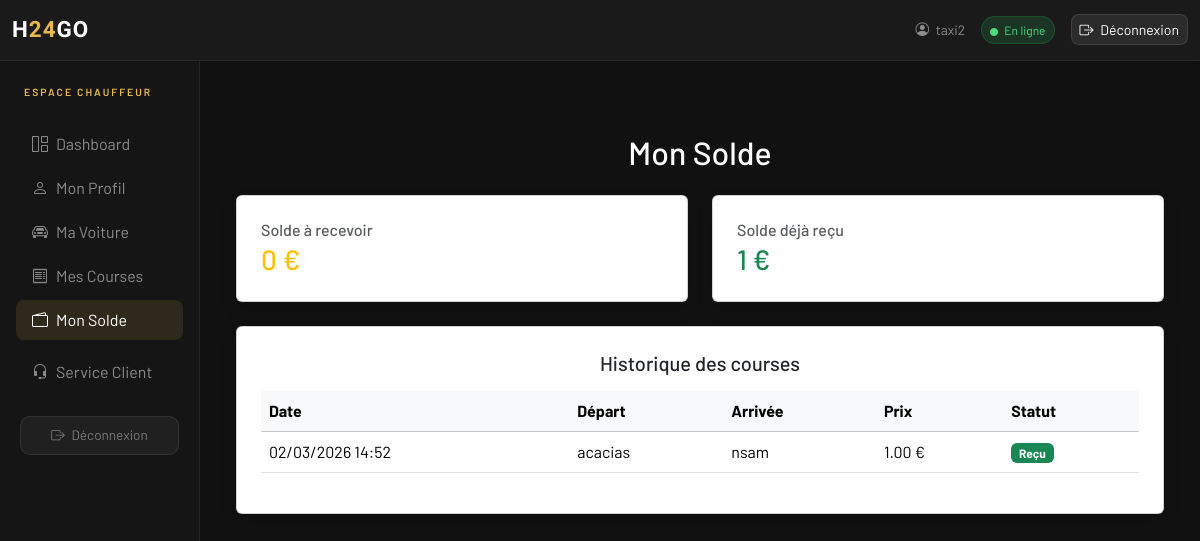
Page /taxi/solde/ (signed in) on the earlier database version.
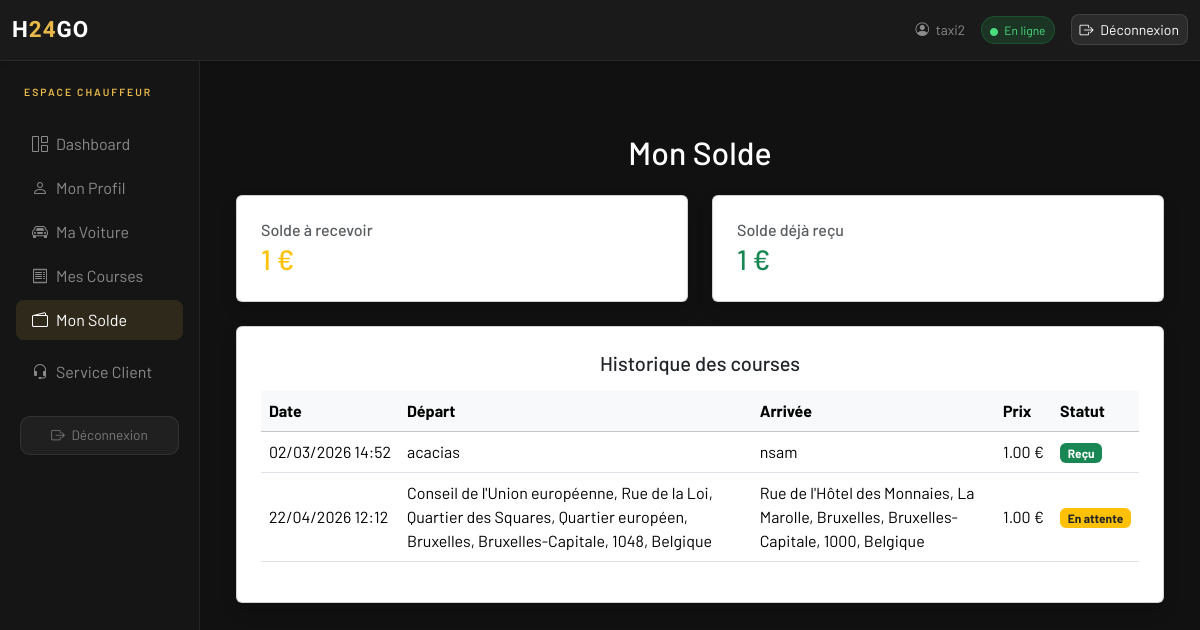
Same page on the later database version.
### core/models.py (models this page shows, shortened)
class Course(models.Model):
    STATUS_CHOICES = (
        ('pending', 'En attente'),
        ('proposed', 'Proposition taxi'),
        ('accepted', 'Acceptée'),
        ('completed', 'Terminée'),
        ('cancelled', 'Annulée'),
    )
    client = models.ForeignKey('Client', on_delete=models.CASCADE, related_name='courses')
    taxi = models.ForeignKey('Taxi', on_delete=models.SET_NULL, null=True, blank=True, related_name='courses')
    adresse_depart = models.CharField(max_length=255)
    adresse_arrivee = models.CharField(max_length=255)
    prix_propose = models.DecimalField(max_digits=8, decimal_places=2, null=True, blank=True)
    temps_arrivee = models.CharField(max_length=50, null=True, blank=True)
    status = models.CharField(max_length=20, choices=STATUS_CHOICES, default='pending')
    temps_arrivee = models.CharField(max_length=50, null=True, blank=True)
    arrivee_estimee = models.DateTimeField(null=True, blank=True)
    paiement_admin = models.BooleanField(default=False)
    created_at = models.DateTimeField(auto_now_add=True)

### core/views.py (the view)
# urls.py: path("taxi/solde/", views.taxi_solde, name="taxi_solde"),
@login_required
def taxi_solde(request):
    if request.user.role != "taxi":
        return redirect("home")
    taxi = get_object_or_404(Taxi, user=request.user)
    latest_payment = Payment.objects.filter(user=request.user).order_by("-created_at").first()
    is_paid = latest_payment and latest_payment.status == "success"
    if not is_paid:
        return redirect("taxi_payment")
    courses_paid = Course.objects.filter(
        taxi=taxi,
        status="paid"
    )
    courses_a_recevoir = courses_paid.filter(paiement_admin=False)
    courses_recues = courses_paid.filter(paiement_admin=True)
    solde_a_recevoir = courses_a_recevoir.aggregate(
        total=Sum("prix_propose")
    )["total"] or 0
    solde_recu = courses_recues.aggregate(
        total=Sum("prix_propose")
    )["total"] or 0
    return render(request, "taxi/taxi_solde.html", {
        "taxi": taxi,
        "courses_a_recevoir": courses_a_recevoir,
        "courses_recues": courses_recues,
        "solde_a_recevoir": solde_a_recevoir,
        "solde_recu": solde_recu,
    })

### core/templates/taxi/taxi_solde.html (shortened to what this page needs)
{% extends "taxi/base_taxi.html" %}
{% block content %}
<div class="container mt-5">
    <h2 class="mb-4 text-center">Mon Solde</h2>
    <div class="row">
        <div class="col-6 col-md-6">
            <div class="card shadow p-3 p-md-4 mb-4">
                <h6 class="text-muted mb-1">Solde à recevoir</h6>
                <h3 class="text-warning mb-0">{{ solde_a_recevoir }} €</h3>
            </div>
        </div>
        <div class="col-6 col-md-6">
            <div class="card shadow p-3 p-md-4 mb-4">
                <h6 class="text-muted mb-1">Solde déjà reçu</h6>
                <h3 class="text-success mb-0">{{ solde_recu }} €</h3>
            </div>
        </div>
    </div>
    <div class="card shadow p-3 p-md-4">
        <h5 class="mb-3 text-center">Historique des courses</h5>
        {% if courses_recues or courses_a_recevoir %}
            <div class="d-none d-md-block">
                <table class="table table-hover align-middle">
                    <thead class="table-light">
                        <tr>
                            <th>Date</th>
                            <th>Départ</th>
                            <th>Arrivée</th>
                            <th>Prix</th>
                            <th>Statut</th>
                        </tr>
                    </thead>
                    <tbody>
                        {% for course in courses_recues %}
                        <tr>
                            <td class="text-nowrap">{{ course.created_at|date:"d/m/Y H:i" }}</td>
                            <td>{{ course.adresse_depart }}</td>
                            <td>{{ course.adresse_arrivee }}</td>
                            <td class="text-nowrap">{{ course.prix_propose }} €</td>
                            <td><span class="badge bg-success">Reçu</span></td>
                        </tr>
                        {% endfor %}
                        {% for course in courses_a_recevoir %}
                        <tr>
                            <td class="text-nowrap">{{ course.created_at|date:"d/m/Y H:i" }}</td>
                            <td>{{ course.adresse_depart }}</td>
                            <td>{{ course.adresse_arrivee }}</td>
                            <td class="text-nowrap">{{ course.prix_propose }} €</td>
                            <td><span class="badge bg-warning text-dark">En attente</span></td>
                        </tr>
                        {% endfor %}
                    </tbody>
                </table>
            </div>
        {% else %}
            <p class="text-muted mt-2">Aucune course pour le moment.</p>
        {% endif %}
    </div>
</div>
{% endblock %}

Differences in the rows shown:
added Course: created_at "22/04/2026 12:12", adresse_depart "Conseil de l'Union européenne, Rue de la Loi, Quartier des Squares, Quartier européen, Bruxelles, Bruxelles-Capitale, 1048, Belgique", adresse_arrivee "Rue de l'Hôtel des Monnaies, La Marolle, Bruxelles, Bruxelles-Capitale, 1000, Belgique", prix_propose "1.00"
Other differences:
{{ solde_a_recevoir }}: "0" → "1"
